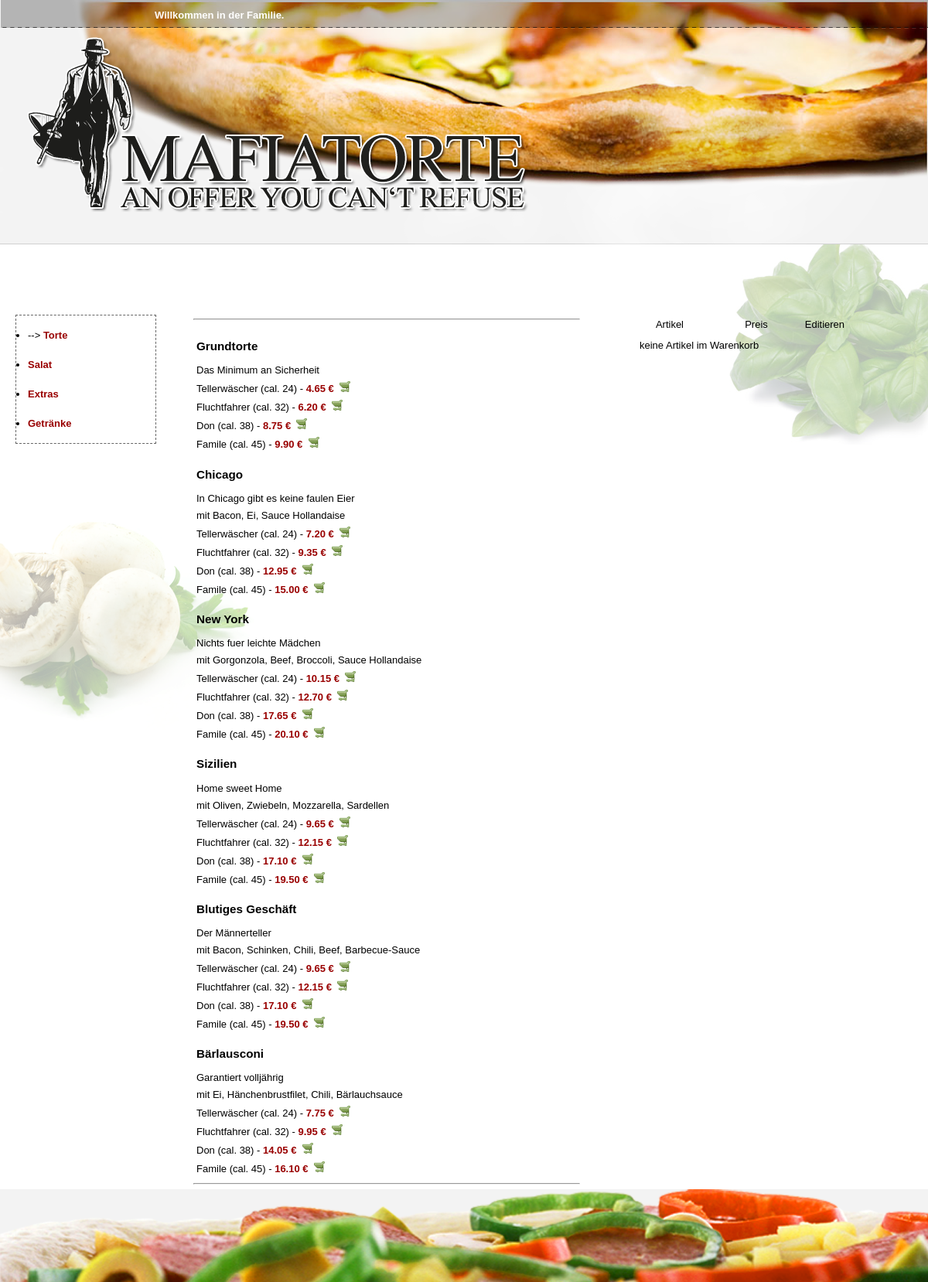
/index.php?site=category&catID=43, run on the app's committed database.
### tables this page shows
CREATE TABLE IF NOT EXISTS `produktkat` (
  `ID` int(10) unsigned NOT NULL AUTO_INCREMENT,
  `top_ID` int(10) unsigned DEFAULT NULL,
  `name` varchar(100) NOT NULL,
  PRIMARY KEY (`ID`)
);

CREATE TABLE IF NOT EXISTS `produkt` (
  `ID` int(10) unsigned NOT NULL AUTO_INCREMENT,
  `kat_ID` int(10) unsigned NOT NULL,
  `name` varchar(100) NOT NULL,
  `comment` varchar(100) NOT NULL,
  PRIMARY KEY (`ID`),
  KEY `kat_ID` (`kat_ID`)
);

CREATE TABLE IF NOT EXISTS `size` (
  `size` int(10) unsigned NOT NULL AUTO_INCREMENT,
  `produktkat_ID` int(10) unsigned NOT NULL,
  `name` varchar(50) NOT NULL,
  `comment` varchar(50) DEFAULT NULL,
  `def_preis` float(3,2) unsigned DEFAULT NULL,
  PRIMARY KEY (`size`),
  KEY `produktkat_ID` (`produktkat_ID`)
);

CREATE TABLE IF NOT EXISTS `belagzuprodukt` (
  `belag_ID` int(10) unsigned NOT NULL,
  `produkt_ID` int(10) unsigned NOT NULL,
  KEY `belag_ID` (`belag_ID`),
  KEY `produkt_ID` (`produkt_ID`)
);

CREATE TABLE IF NOT EXISTS `belag` (
  `ID` int(10) unsigned NOT NULL AUTO_INCREMENT,
  `kat_ID` int(10) unsigned NOT NULL,
  `value` tinyint(1) unsigned NOT NULL,
  `name` varchar(50) NOT NULL,
  PRIMARY KEY (`ID`),
  KEY `kat_ID` (`kat_ID`),
  KEY `value` (`value`)
);

### _settings.php (called while the page is built, shortened)
<?php
function safe_query($query="") {
	if(stristr(str_replace(' ', '', $query), "unionselect")===FALSE AND stristr(str_replace(' ', '', $query), "union(select")===FALSE){
		if(DEBUG == "OFF") $result = mysql_query($query) or die('Query failed!');
		else {
			$result = mysql_query($query) or die('Query failed: '
			.'<li>errorno='.mysql_errno()
			.'<li>error='.mysql_error()
			.'<li>query='.$query);
		}
		return $result;
	}
	else die();
}
?>

### _functions.php (called while the page is built, shortened)
<?php
function setspacer($limit, $i, $spacer){
  if($i<$limit) return $spacer;
}
?>

### category.php (the view, shortened to what this page needs)
<hr>
<?php
if(isset($_GET['catID'])) {
  if(!isset($kat_ID)){
    if(isset($_GET['subcatID'])){
      $kat_ID = $_GET['subcatID'];
      $kat_string = 'catID='.$_GET['catID'].'&subcatID='.$_GET['subcatID'];
    }
    else{
      $kat_ID = $_GET['catID'];
      $kat_string = 'catID='.$_GET['catID'];
    }
  }
  echo '<table width="100%" border="0" cellspacing="1" cellpadding="3">';
    $produktq = safe_query("SELECT * FROM produkt WHERE kat_ID=" . $kat_ID . "");
    while($produkt = mysql_fetch_array($produktq)){
      echo '<tr>
              <td><h3>' . $produkt["name"] . '</h3> ' . $produkt["comment"] . '</td>
            </tr>';
        $belagq = safe_query("SELECT belag.name, belag.ID, belagzuprodukt.belag_ID, belagzuprodukt.produkt_ID
                               FROM belag,belagzuprodukt
                               WHERE belagzuprodukt.produkt_ID=" . $produkt['ID'] . "
                               AND belagzuprodukt.belag_ID = belag.ID
                               ORDER BY belag.ID");
        $limit = mysql_num_rows($belagq);
        if($limit >= 1){
           $i = 1;
           while($belag = mysql_fetch_array($belagq)){
             if($i == 1){
                if($belag["name"] != ""){
                   echo '<tr>
                   <td>mit ';
                }
             }
             echo $belag["name"] . setspacer($limit,$i,', ');
             $i++;
           }
           echo '</td>
                </tr>';
        }
            $produktpreisq = safe_query("SELECT produkt_ID, preis, produktpreis.size, size.name
                                          FROM produktpreis, size
                                          WHERE produkt_ID=" . $produkt["ID"] . "
                                          AND produktpreis.size = size.size
                                          ORDER BY preis");
            if(mysql_num_rows($produktpreisq)>=1){
               while($produktpreis = mysql_fetch_array($produktpreisq)){
                 echo '<tr>
                        <td>' . $produktpreis["name"] . '</a> - <a href="index.php?site=category&'.$kat_string.'&action=add&produkt='.$produktpreis['produkt_ID'].'&size='.$produktpreis['size'].'">' . $produktpreis['preis'] . ' &euro; &nbsp;&nbsp;<img src="img/cart.png" width="14" height="14" alt="cart" /></a></td>
                       </tr>';
               }
            }
            else{
                     $preisq = safe_query("SELECT size.size,
                                            size.name AS name,
                                            size.comment AS comment,
                                            size.def_preis,
                                            produkt.ID AS produktID,
                                            belagzuprodukt.produkt_ID,
                                            belagzuprodukt.belag_ID,
                                            belag.ID,belag.value,
                                            belagpreis.size,
                                            belagpreis.value,
                                            belagpreis.preis,
                                            size.def_preis + SUM(belagpreis.preis) AS preis
                                            FROM size,produkt,belagzuprodukt,belag,belagpreis
                                            WHERE size.produktkat_ID = '".$kat_ID."'
                                            AND produkt.ID = '".$produkt['ID']."'
                                            AND belagzuprodukt.produkt_ID = produkt.ID
                                            AND belag.ID = belagzuprodukt.belag_ID
                                            AND belagpreis.value = belag.value
                                            AND belagpreis.size = size.size
                                            GROUP BY size.size
                                            ORDER BY preis");
               if(mysql_num_rows($preisq)>=1){
                  while($preis = mysql_fetch_array($preisq)){
                   if($preis['comment']!='') $preis['comment'] = '('. $preis['comment']. ')';
                   echo '<tr>
                          <td>' . $preis["name"] . ' '. $preis["comment"] .' - <a href="index.php?site=category&action=add&produkt='.$preis['produktID'].'&size='.$preis['size'].'&edit_item=true">' . $preis['preis'] . ' &euro;&nbsp;&nbsp;<img src="img/cart.png" width="14" height="14" alt="cart" /> </a></td>
                         </tr>';
                  }
               }
            }
    }
  echo '</table>';
}
?>
<hr>

### index.php (shortened to what this page needs)
<?php
include("_settings.php");
include("_functions.php");
?>
<!DOCTYPE html PUBLIC "-//W3C//DTD XHTML 1.0 Transitional//EN" "http://www.w3.org/TR/xhtml1/DTD/xhtml1-transitional.dtd">
<html xmlns="http://www.w3.org/1999/xhtml" xml:lang="en" lang="en">
<head>
<link href="_stylesheet.css" rel="stylesheet" type="text/css" />
</head>
<body>
<div class="holder">
 <div class="top"><b>Willkommen in der Familie.</b></div>
<div class="navi">
<?php include("main_navi.php")?></div>
	<div class="pad"><?php
					$invalide = array('\\','/','/\/',':','.');
					$site = str_replace($invalide,' ',$site);
					include($site.".php");
					?>
</div><div class="basket">
<?php include("basket.php")?></div><div class="footer"></div>
</div></div>
</body>
</html>

### main_navi.php
<?php
  $katq = safe_query("SELECT * FROM produktkat WHERE top_ID IS NULL");
  echo'<ul>';
  while($kat = mysql_fetch_array($katq)){
     echo '<li><p>';
     if(isset($_GET['catID'])){
        if($_GET['catID'] == $kat['ID']){
          echo '--> ';
        }
     }
     echo '<a class="navilink" href="index.php?site=category&catID='.$kat['ID'].'">'.$kat['name'].'</a></p></li>';
  }
   echo'</ul>';
?>

### basket.php (shortened to what this page needs)
<?php
$finalSum = 0;
echo '<table  width="100%" border="0" cellspacing="2" cellpadding="5">
       <tr>
        <td width="5%">&nbsp;</td>
        <td width="30%">Artikel</td>
        <td width="20%">Preis</td>
        <td width="35%">Editieren</td>
       </tr>';
if(isset($_SESSION['bestell_ID'])){
      $produktq = safe_query("(SELECT
                                produktzubestellung.ID AS produktzubestellID,
                                produkt.ID,
                                '' AS kat_name,
                                produkt.name AS produkt,
                                size.size,
                                size.name AS groesse,
                                size.def_preis,
                                COUNT(produktzubestellung.produkt_ID) AS anzahl,
                                SUM(produktpreis.preis) AS summe
                                FROM produktzubestellung, produkt, produktpreis, size
                                WHERE produktzubestellung.bestell_ID = '".$_SESSION['bestell_ID']."'
                                AND produktzubestellung.produkt_ID = produkt.ID
                                AND produkt.ID = produktpreis.produkt_ID
                                AND produktpreis.size = size.size
                                AND size.size = produktzubestellung.size
                                AND size.size = produktpreis.size
                                GROUP BY produktpreis.ID)
                                UNION
                                (SELECT produktzubestellung.ID AS produktzubestellID,
                                produkt.ID,
                                produktkat.name AS kat_name,
                                produkt.name AS produkt,
                                size.size,
                                size.name AS groesse,
                                size.def_preis,
                                1 AS anzahl,
                                def_preis + SUM(belagpreis.preis) AS summe
                                FROM produktzubestellung, produkt, produktkat,
                                size, belagzuprodukt, belag, belagpreis
                                WHERE produktzubestellung.bestell_ID = '".$_SESSION['bestell_ID']."'
                                AND produktzubestellung.produkt_ID = produkt.ID
                                AND produkt.ID = belagzuprodukt.produkt_ID
                                AND belagzuprodukt.belag_ID = belag.ID
                                AND belag.value = belagpreis.value
                                AND belagpreis.size = size.size
                                AND produktzubestellung.size = size.size
                                AND produkt.kat_ID = produktkat.ID
                                AND produktkat.ID = size.produktkat_ID
                                GROUP BY produktzubestellung.ID)
                                ORDER BY produktzubestellID");
        $bestellsumme = 0;
        while($produkt = mysql_fetch_array($produktq)){
          echo '<tr>
                  <td>'.$produkt['anzahl'].'x</td>
                  <td>'.$produkt['kat_name'].' ' . $produkt["produkt"] . ' - ' . $produkt["groesse"];
                  if(isset($produkt['def_preis'])){
                    echo ' <a href="index.php?site=category&edit_item=true&item='.$produkt['produktzubestellID'].' ">Zutaten erg&auml;nzen</a>';
                  }
         $extraq = safe_query("SELECT produktzubestellung.ID AS produktzubestell_ID,
                                belag.ID AS belag_ID,
                                belag.name AS belag,
                                COUNT(belagzubestellung.belag_ID) AS anzahl,
                                SUM(belagpreis.preis) AS summe
                                FROM produktzubestellung, belagzubestellung, belag, belagpreis
                                WHERE produktzubestellung.ID = '".$produkt['produktzubestellID']."'
                                AND produktzubestellung.ID = belagzubestellung.produktzubestell_ID
                                AND belagzubestellung.belag_ID = belag.ID
                                AND belag.value = belagpreis.value
                                AND belagpreis.size = produktzubestellung.size
                                GROUP BY belagzubestellung.belag_ID
                                ORDER BY belagzubestellung.ID");
                   $extra_summe = 0;
                   $limit = mysql_num_rows($extraq);
                   if($limit >= 1){
                    echo'<br>Extra - ';
                      $i = 1;
                      while($extra = mysql_fetch_array($extraq)){
                        $extra_summe += $extra['summe'];
                        if($extra['anzahl'] > 1) echo $extra['anzahl'].'x ';
                        echo '<a href="index.php?site=category&item='.$produkt['produktzubestellID'].'&del_extra='.$extra['belag_ID'].' ">'.$extra['belag'].'</a>'.setspacer($limit,$i,',').' ';
                        $i++;
                      }
                   }
         $produkt["summe"] += $extra_summe;
         $finalSum = korrektNachKomma($produkt["summe"]);
         echo'</td>
              <td>' . $finalSum . ' &euro;</td>
              <td><a href="index.php?site=category&'.$kat_string.'&action=add&produkt='.$produkt['ID'].'&size='.$produkt['size'].'"><img src="img/add.png" width="14" height="14" alt="add" /></a>&nbsp;
                  <a href="index.php?site=category&'.$kat_string.'&action=sub&produkt='.$produkt['produktzubestellID'].'"><img src="img/minus.png" width="14" height="14" alt="minus" /></a>&nbsp;';
                  if($produkt['anzahl'] > 1){
                    echo '<a href="index.php?site=category&'.$kat_string.'&action=delete&produkt='.$produkt['ID'].'&size='.$produkt['size'].'">&nbsp;<img src="img/can.png" width="14" height="14" alt="can" /></a></td>';
                  }
           echo'</tr>';
      $bestellsumme += $produkt['summe'];
      $finalSum = korrektNachKomma($bestellsumme);
    }
    $_SESSION['bestellsumme'] = $finalSum;
    echo '<tr>
            <td colspan="2" align="right">summe: </td>
            <td>' . $finalSum . ' &euro;</td>
            <td>';
            if($bestellsumme >= $mindestbestellwert){
              echo '<a href="index.php?site=order">bestellen</a>';
            }
            else{
              echo 'mindestbestellwert: '. $mindestbestellwert . ' &euro;';
            }
        echo'</td>
          </tr>';
}
else{
  echo '<tr>
          <td colspan="4">keine Artikel im Warenkorb</td>
        </tr>';
}
echo '</table>';
?>

### _stylesheet.css (style rules this page uses)
body { background-image:url(img/bg.png); background-repeat:no-repeat; background-position:top center; background-color:#FFF; background-attachment:fixed; margin:0px; padding:0px; font-family:Verdana, Arial, sans-serif; font-size:13px; margin-top:0px; margin-left:auto; margin-right:auto; }
.holder { width:1200px; margin-left: auto; margin-right: auto; margin-top: 0px; overflow:hidden; background-image:url(img/bg_center60.png); }
a, a:visited, a:active { color: #900; text-decoration: none; font-weight:bold; }
.pad { float:left; min-height: 500px; width:500px; }
.navi { float:left; text-align:left; text-height:font-size; line-height:25px; width:250px; }
.navi ul { border:1px dashed #666; width:150px; margin: 2px 0px 5px 20px; padding: 0px 15px 0px 15px; }
.navi a { color:#900; }
.top { float:left; height:393px; width:1000px; clear:both; padding-left:200px; padding-top:12px; background-repeat:no-repeat; background-image:url(img/head.png); color: #FFF; }
.basket { float:left; width:350px; padding-left:70px; }
.footer { clear:both; float:left; width:1200px; height:120px; background-repeat:no-repeat; background-image:url(img/footer.png); }

### data on the page
produktkat: name "Torte"
produktkat: name "Salat"
produktkat: name "Extras"
produktkat: name "Getränke"
produkt: name "Grundtorte", comment "Das Minimum an Sicherheit"
size: name "Tellerwäscher", comment "(cal. 24)", preis "4.65", preis "7.20", preis "10.15", preis "9.65", preis "7.75"
size: name "Fluchtfahrer", comment "(cal. 32)", preis "6.20", preis "9.35", preis "12.70", preis "12.15", preis "9.95"
size: name "Don", comment "(cal. 38)", preis "8.75", preis "12.95", preis "17.65", preis "17.10", preis "14.05"
size: name "Famile", comment "(cal. 45)", preis "9.90", preis "15.00", preis "20.10", preis "19.50", preis "16.10"
produkt: name "Chicago", comment "In Chicago gibt es keine faulen Eier"
belagzuprodukt: shows "mit", belag_ID.name "Bacon", i ","
belagzuprodukt: belag_ID.name "Ei", i ","
belagzuprodukt: belag_ID.name "Sauce Hollandaise"
produkt: name "New York", comment "Nichts fuer leichte Mädchen"
belagzuprodukt: shows "mit", belag_ID.name "Gorgonzola", i ","
belagzuprodukt: belag_ID.name "Beef", i ","
belagzuprodukt: belag_ID.name "Broccoli", i ","
belagzuprodukt: belag_ID.name "Sauce Hollandaise"
produkt: name "Sizilien", comment "Home sweet Home"
belagzuprodukt: shows "mit", belag_ID.name "Oliven", i ","
belagzuprodukt: belag_ID.name "Zwiebeln", i ","
belagzuprodukt: belag_ID.name "Mozzarella", i ","
belagzuprodukt: belag_ID.name "Sardellen"
produkt: name "Blutiges Geschäft", comment "Der Männerteller"
belagzuprodukt: shows "mit", belag_ID.name "Bacon", i ","
belagzuprodukt: belag_ID.name "Schinken", i ","
belagzuprodukt: belag_ID.name "Chili", i ","
belagzuprodukt: belag_ID.name "Beef", i ","
belagzuprodukt: belag_ID.name "Barbecue-Sauce"
produkt: name "Bärlausconi", comment "Garantiert volljährig"
belagzuprodukt: shows "mit", belag_ID.name "Ei", i ","
belagzuprodukt: belag_ID.name "Hänchenbrustfilet", i ","
belagzuprodukt: belag_ID.name "Chili", i ","
belagzuprodukt: belag_ID.name "Bärlauchsauce"
